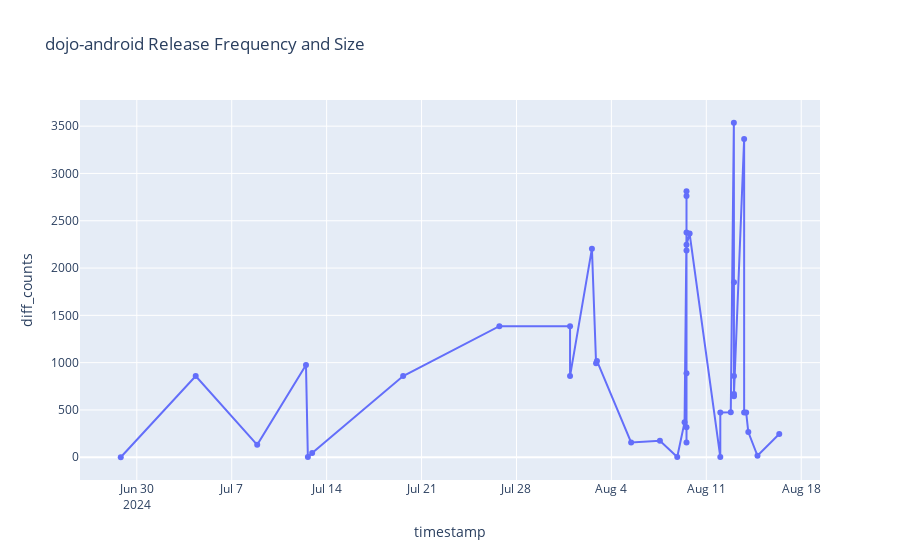

Notebook code cell kept with this figure:
### Code cell
hovertemplate = "%{name}"
figure = px.line(
    graph_df,
    title=f'{repo_title} Release Frequency and Size',
    x="timestamp",
    y="diff_counts",
    hover_name="name",
    markers=True
)
#figure.update_traces(mode="markers")
figure.update_layout(hovermode="x unified")
figure.show()

### Figure 1 — Plotly figure (JSON) as saved in the notebook; plotly's stock layout.template omitted (floating-point values rounded to 4 significant figures)
{"data": [{"hovertemplate": "<b>%{hovertext}</b><br><br>timestamp=%{x}<br>diff_counts=%{y}<extra></extra>", "hovertext": ["v6.40.0", "v6.41.0", "v6.42.0", "v6.43.0", "v6.43.0-codepush.v148", "v6.44.0", "v6.45.0", "v6.46.0", "v6.45.0-codepush.v149", "v6.44.0-codepush.v150", "v6.47.0", "v6.46.0-codepush.v167", "v6.47.0-codepush.v151", "v6.48.0", "v6.49.0", "v6.49.0-codepush.v152", "v6.50.0", "v6.43.0-codepush.v165", "v6.45.0-codepush.v168", "v6.50.0-codepush.v163", "v6.42.0-codepush.v161", "v6.49.0-codepush.v163", "v6.47.0-codepush.v165", "v6.48.0-codepush.v162", "v6.44.0-codepush.v167", "v6.50.0-codepush.v153", "v6.50.0-codepush.v154", "v6.48.0-codepush.v155", "v6.50.0-codepush.v172", "production/v6.37.0-codepush.v156", "v6.41.0-codepush.v160", "v6.40.0-codepush.v160", "v6.39.0-codepush.v158", "production/v6.38.0-codepush.v157", "v6.50.0-codepush.v170", "v6.48.0-codepush.v169", "v6.50.0-codepush.v171", "v6.51.0", "v6.52.0", "v6.53.0"], "legendgroup": "", "line": {"color": "#636efa", "dash": "solid"}, "marker": {"symbol": "circle"}, "mode": "markers+lines", "name": "", "orientation": "v", "showlegend": false, "x": ["2024-06-28T19:35:31+00:00", "2024-07-04T08:15:36+00:00", "2024-07-08T21:07:37+00:00", "2024-07-12T11:26:56+00:00", "2024-07-12T14:46:17+00:00", "2024-07-12T22:21:18+00:00", "2024-07-19T15:25:11+00:00", "2024-07-26T17:42:25+00:00", "2024-07-31T22:50:09+00:00", "2024-07-31T22:50:09+00:00", "2024-08-02T13:33:20+00:00", "2024-08-02T20:54:32+00:00", "2024-08-02T22:26:19+00:00", "2024-08-05T10:55:55+00:00", "2024-08-07T13:53:38+00:00", "2024-08-08T20:32:52+00:00", "2024-08-09T09:31:18+00:00", "2024-08-09T12:56:20+00:00", "2024-08-09T12:56:20+00:00", "2024-08-09T12:56:20+00:00", "2024-08-09T12:56:20+00:00", "2024-08-09T12:56:20+00:00", "2024-08-09T12:56:20+00:00", "2024-08-09T12:56:20+00:00", "2024-08-09T12:56:20+00:00", "2024-08-09T18:29:27+00:00", "2024-08-12T00:46:10+00:00", "2024-08-12T00:46:10+00:00", "2024-08-12T19:19:36+00:00", "2024-08-13T00:46:30+00:00", "2024-08-13T00:57:50+00:00", "2024-08-13T00:57:50+00:00", "2024-08-13T00:57:50+00:00", "2024-08-13T00:57:50+00:00", "2024-08-13T18:58:05+00:00", "2024-08-13T18:58:05+00:00", "2024-08-13T22:33:37+00:00", "2024-08-14T02:20:51+00:00", "2024-08-14T18:34:39+00:00", "2024-08-16T09:06:29+00:00"], "xaxis": "x", "y": [0, 859, 131, 976, 2, 45, 858, 1386, 1386, 858, 2205, 994, 1018, 156, 174, 2, 371, 2375, 888, 2185, 2812, 2761, 316, 157, 2247, 2364, 2, 473, 476, 3536, 1851, 859, 646, 669, 3364, 473, 473, 266, 16, 245], "yaxis": "y", "type": "scatter"}], "layout": {"xaxis": {"anchor": "y", "domain": [0.0, 1.0], "title": {"text": "timestamp"}}, "yaxis": {"anchor": "x", "domain": [0.0, 1.0], "title": {"text": "diff_counts"}}, "legend": {"tracegroupgap": 0}, "title": {"text": "dojo-android Release Frequency and Size"}, "hovermode": "x unified"}}
